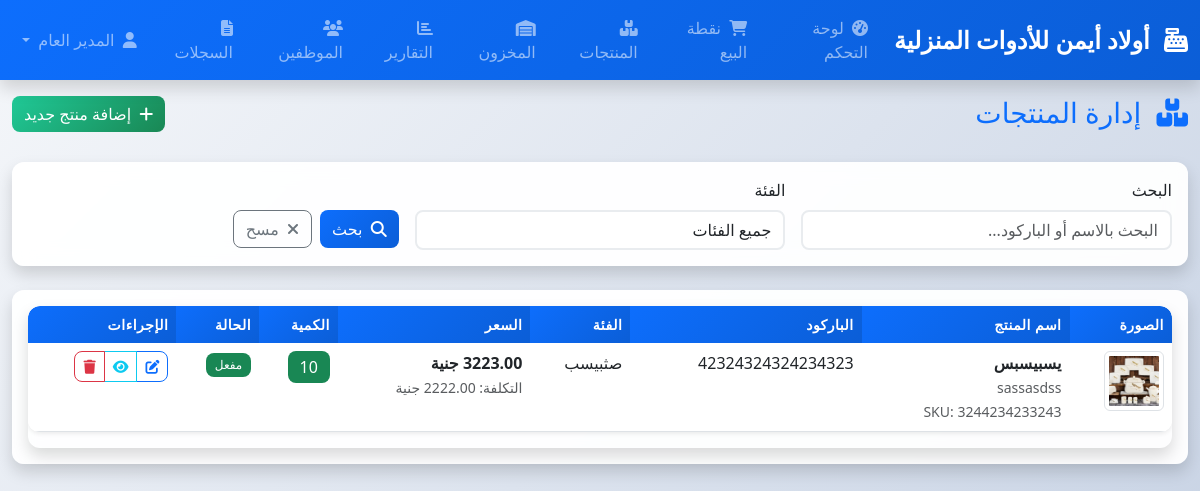
/products (signed in), run on an earlier commit of the app's database.
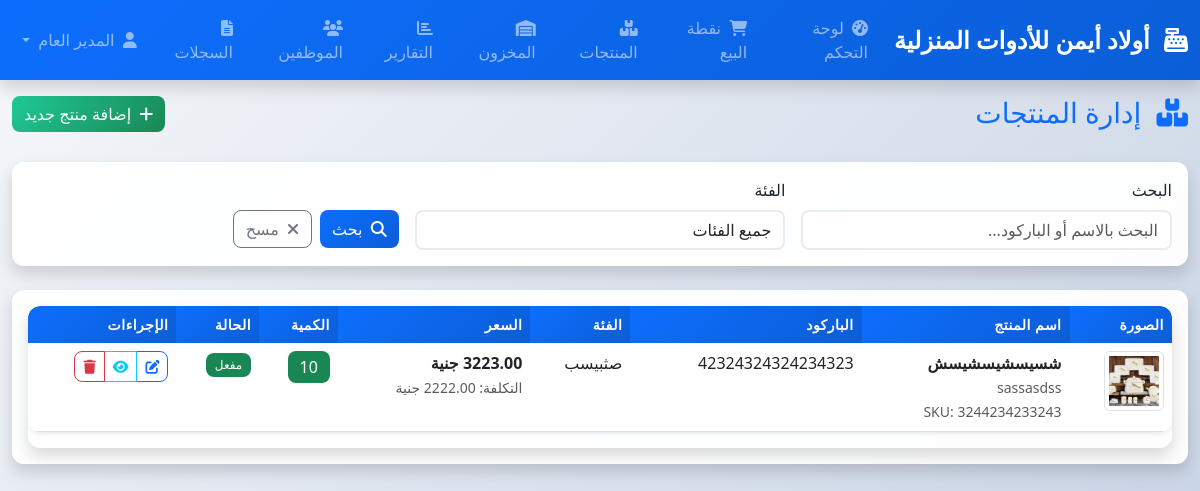
And on a later commit of the database.
### models.py (models this page shows)
class Product(db.Model):
    id = db.Column(db.Integer, primary_key=True)
    name = db.Column(db.String(200), nullable=False)
    name_ar = db.Column(db.String(200), nullable=False)
    description = db.Column(db.Text)
    barcode = db.Column(db.String(50), unique=True)
    sku = db.Column(db.String(50), unique=True, nullable=False)
    price = db.Column(db.Numeric(10, 2), nullable=False)
    cost_price = db.Column(db.Numeric(10, 2))
    quantity = db.Column(db.Integer, nullable=False, default=0)
    min_quantity = db.Column(db.Integer, default=5)
    image_url = db.Column(db.String(255))
    is_active = db.Column(db.Boolean, default=True)
    created_at = db.Column(db.DateTime, default=datetime.utcnow)
    updated_at = db.Column(db.DateTime, default=datetime.utcnow, onupdate=datetime.utcnow)
    category_id = db.Column(db.Integer, db.ForeignKey('category.id'))
    sale_items = db.relationship('SaleItem', backref='product', lazy=True)
    inventory_movements = db.relationship('InventoryMovement', backref='product', lazy=True)
    @property
    def is_low_stock(self):
        return self.quantity <= self.min_quantity

class Category(db.Model):
    id = db.Column(db.Integer, primary_key=True)
    name = db.Column(db.String(100), nullable=False)
    name_ar = db.Column(db.String(100), nullable=False)
    description = db.Column(db.Text)
    created_at = db.Column(db.DateTime, default=datetime.utcnow)
    products = db.relationship('Product', backref='category', lazy=True)

### routes.py (the view, shortened to what this page needs)
@app.route('/products')
@login_required
def products():
    if not current_user.has_permission('manage_products'):
        flash('ليس لديك صلاحية للوصول لهذه الصفحة', 'error')
        return redirect(url_for('dashboard'))
    page = request.args.get('page', 1, type=int)
    search = request.args.get('search', '')
    category_id = request.args.get('category_id', type=int)
    query = Product.query.filter_by(is_active=True)
    if category_id:
        query = query.filter_by(category_id=category_id)
    products = query.order_by(Product.name_ar).paginate(page=page, per_page=20, error_out=False)
    categories = Category.query.all()
    return render_template('products.html', products=products, categories=categories,
                           search=search, selected_category=category_id)

### app.py (called while the page is built)
@login_manager.user_loader
def load_user(user_id):
    from models import Employee
    return Employee.query.get(int(user_id))

### models.py (called while the page is built)
    def has_permission(self, permission):
        permissions = {
            'admin': ['manage_employees', 'manage_inventory', 'view_reports', 'make_sales', 'manage_products'],
            'manager': ['manage_inventory', 'view_reports', 'edit_products', 'make_sales', 'manage_products'],
            'cashier': ['make_sales']
        }
        return permission in permissions.get(self.role, [])

### templates/products.html (shortened to what the changed rows need)
{% extends "base.html" %}
{% block content %}
<div class="row mb-4">
    <div class="col">
        <h1 class="h3 text-primary">
            <i class="fas fa-boxes me-2"></i>
            إدارة المنتجات
        </h1>
    </div>
</div>
<div class="card">
    <div class="card-body">
        {% if products.items %}
        <div class="table-responsive">
            <table class="table table-hover">
                <thead class="table-dark">
                    <tr>
                        <th>الصورة</th>
                        <th>اسم المنتج</th>
                        <th>الباركود</th>
                        <th>الفئة</th>
                        <th>السعر</th>
                        <th>الكمية</th>
                        <th>الحالة</th>
                        <th>الإجراءات</th>
                    </tr>
                </thead>
                <tbody>
                    {% for product in products.items %}
                    <tr>
                        <td>
                            {% if product.image_url %}
                            <img src="{{ product.image_url }}" alt="{{ product.name_ar }}"
                                 class="img-thumbnail" style="width: 60px; height: 60px; object-fit: cover;">
                            {% else %}
                            <div class="bg-light d-flex align-items-center justify-content-center"
                                 style="width: 60px; height: 60px;">
                                <i class="fas fa-image text-muted"></i>
                            </div>
                            {% endif %}
                        </td>
                        <td>
                            <strong>{{ product.name_ar }}</strong><br>
                            <small class="text-muted">{{ product.name }}</small><br>
                            <small class="text-muted">SKU: {{ product.sku }}</small>
                        </td>
                        <td>{{ product.barcode or '-' }}</td>
                        <td>{{ product.category.name_ar if product.category else '-' }}</td>
                        <td>
                            <strong>{{ "%.2f"|format(product.price) }} جنية </strong>
                            {% if product.cost_price %}
                            <br>
                            <small class="text-muted">التكلفة: {{ "%.2f"|format(product.cost_price) }} جنية</small>
                            {% endif %}
                        </td>
                        <td>
                            <span class="badge {% if product.is_low_stock %}bg-warning{% else %}bg-success{% endif %} fs-6">
                                {{ product.quantity }}
                            </span>
                        </td>
                        <td>
                            {% if product.is_active %}
                            <span class="badge bg-success">مفعل</span>
                            {% else %}
                            <span class="badge bg-danger">غير متوفر</span>
                            {% endif %}
                        </td>
                        <td>
                            {% if product.is_active %}
                            <div class="btn-group" role="group">
                                <a href="{{ url_for('edit_product', product_id=product.id) }}"
                                   class="btn btn-sm btn-outline-primary">
                                    <i class="fas fa-edit"></i>
                                </a>
                                <button type="button" class="btn btn-sm btn-outline-info"
                                        data-bs-toggle="modal" data-bs-target="#productModal{{ product.id }}">
                                    <i class="fas fa-eye"></i>
                                </button>
                                <button type="button" class="btn btn-sm btn-outline-danger"
                                        data-bs-toggle="modal" data-bs-target="#deleteModal{{ product.id }}">
                                    <i class="fas fa-trash"></i>
                                </button>
                            </div>
                            {% else %}
                            <span class="text-danger fw-bold">غير متوفر</span>
                            {% endif %}
                        </td>
                    </tr>
                    {% endfor %}
                </tbody>
            </table>
        </div>
        {% endif %}
    </div>
</div>
{% endblock %}

What changed in the data, as far as the page shows it:
changed Product "sassasdss": name_ar "يسبيسبس" → "شسيسشيسشيسش"
